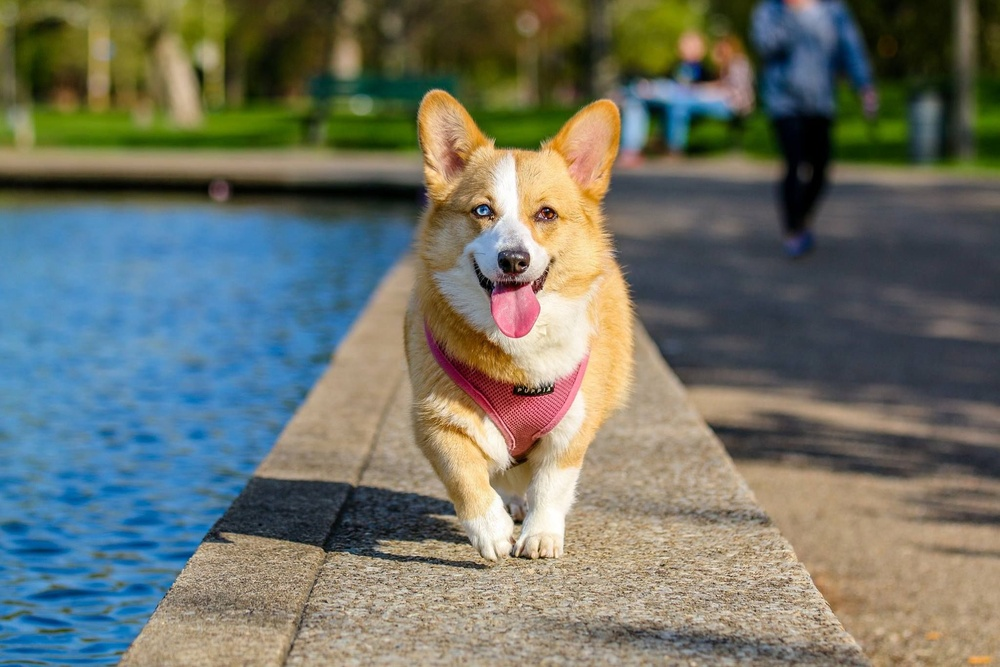
#> input picture T1/images/dog.jpg, 1000 x 667 px, shrunk from 2048 x 1365 before the run, found by its file name
$ python control_points.py
#> lines starting #> are read from the running program, lines starting #| are printed output that depends on the picture
### T1/Parte_1/color_saturation.py
import numpy as np
from skimage import color

def ColorSaturation(img_rgb, control_points, mode='HSV'):
    mode = mode.strip().upper()

    if mode not in ['HSV', 'LCH']:
        ValueError("Modo no soportado. Usa 'HSV' o 'LCH'.")

    if img_rgb.shape[-1] == 4:
        img_rgb = img_rgb[:, :, :3]

    if img_rgb.dtype == np.uint8:
        img_float = img_rgb.astype(float) / 255.0
    else:
        img_float = img_rgb.copy()

    c_pts = sorted(control_points, key=lambda x: x[0])
    h_pts = np.array([p[0] for p in c_pts])
    m_pts = np.array([p[1] for p in c_pts])

    if mode == 'HSV':
        img_transformed = color.rgb2hsv(img_float)
        H = img_transformed[:, :, 0]
        S = img_transformed[:, :, 1]
        max_h = 1.0

    elif mode == 'LCH':
        img_lab = color.rgb2lab(img_float)
        img_transformed = color.lab2lch(img_lab)
        H = img_transformed[:, :, 2]
        S = img_transformed[:, :, 1] # croma
        max_h = 2 * np.pi


    h_pts_padded = np.concatenate(([h_pts[-1] - max_h], h_pts, [h_pts[0] + max_h]))
    m_pts_padded = np.concatenate(([m_pts[-1]], m_pts, [m_pts[0]]))


    M_map = np.interp(H, h_pts_padded, m_pts_padded)

    new_S = S * M_map

    if mode == 'HSV':
        img_transformed[:, :, 1] = np.clip(new_S, 0.0, 1.0)
        img_out = color.hsv2rgb(img_transformed)
    elif mode == 'LCH':

        img_transformed[:, :, 1] = np.clip(new_S, 0.0, None)
        img_lab_out = color.lch2lab(img_transformed)
        img_out = color.lab2rgb(img_lab_out)

    img_out = np.clip(img_out, 0.0, 1.0)
    return (img_out * 255).astype(np.uint8)

### T1/Parte_1/control_points.py
import matplotlib.pyplot as plt
from skimage import io
from color_saturation import ColorSaturation

#prueba

img_dog =  io.imread('./images/dog.jpg')
#> img_dog is the input picture: shape (667, 1000, 3); mean R, G, B 110.4, 114.6, 103.8
img_desierto =  io.imread('./images/desierto.webp')
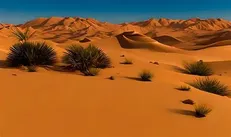
#> input picture T1/images/desierto.webp, 231 x 137 px, shrunk from 474 x 280 before the run, found by its file name
#> img_desierto is the input picture: shape (137, 231, 3); mean R, G, B 148.8, 92.4, 42.3

pts_aumentar = [
    (0.0, 2.5), (0.1, 2.5),
    (0.25, 1.0), (0.8, 1.0),
    (1.0, 2.5)
]

pts_atenuar = [
    (0.0, 1.0), (0.2, 1.0),
    (0.4, 0.0), (0.7, 0.0),
    (0.9, 1.0)
]


pts_mixto = [
    (0.0, 2.0),
    (0.3, 0.2), (0.7, 0.2),
    (1.0, 2.0)
]

aumentar = ColorSaturation(img_dog, pts_aumentar, mode='HSV')
#> in ColorSaturation, `img_transformed = color.rgb2hsv(img_float)`: img_transformed: shape (667, 1000, 3) float64; mean of channels 0, 1, 2 0.307, 0.426, 0.532
#> in ColorSaturation, `img_transformed[:, :, 1] = np.clip(new_S, 0.0, 1.0)`: img_transformed: shape (667, 1000, 3) float64; mean of channels 0, 1, 2 0.307, 0.627, 0.532
atenuar = ColorSaturation(img_dog, pts_atenuar, mode='HSV')
#> in ColorSaturation (call 2), `img_transformed[:, :, 1] = np.clip(new_S, 0.0, 1.0)`: img_transformed: shape (667, 1000, 3) float64; mean of channels 0, 1, 2 0.307, 0.254, 0.532
mixto = ColorSaturation(img_dog, pts_mixto, mode='HSV')
#> in ColorSaturation (call 3), `img_transformed[:, :, 1] = np.clip(new_S, 0.0, 1.0)`: img_transformed: shape (667, 1000, 3) float64; mean of channels 0, 1, 2 0.307, 0.333, 0.532

aumentar_2 = ColorSaturation(img_desierto, pts_aumentar, mode='HSV')
#> call 4 of ColorSaturation, with mode = 'HSV'
#> in ColorSaturation (call 4), `img_transformed = color.rgb2hsv(img_float)`: img_transformed: shape (137, 231, 3) float64; mean of channels 0, 1, 2 0.143, 0.832, 0.644
#> in ColorSaturation (call 4), `H = img_transformed[:, :, 0]`:
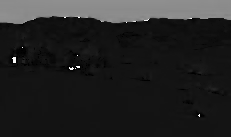
#> H: shape (137, 231) float64; min 0, max 0.995, mean 0.143
#> in ColorSaturation (call 4), `S = img_transformed[:, :, 1]`:
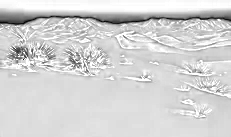
#> S: shape (137, 231) float64; min 0, max 1, mean 0.832
#> in ColorSaturation (call 4), `M_map = np.interp(H, h_pts_padded, m_pts_padded)`:
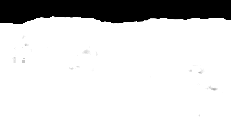
#> M_map: shape (137, 231) float64; min 1, max 2.5, mean 2.28; drawn with min black and max white
#> in ColorSaturation (call 4), `img_transformed[:, :, 1] = np.clip(new_S, 0.0, 1.0)`: img_transformed: shape (137, 231, 3) float64; mean of channels 0, 1, 2 0.143, 0.968, 0.644
atenuar_2 = ColorSaturation(img_desierto, pts_atenuar, mode='HSV')
#> in ColorSaturation (call 5), `img_transformed[:, :, 1] = np.clip(new_S, 0.0, 1.0)`: img_transformed: shape (137, 231, 3) float64; mean of channels 0, 1, 2 0.143, 0.718, 0.644
mixto_2 = ColorSaturation(img_desierto, pts_mixto, mode='HSV')
#> in ColorSaturation (call 6), `M_map = np.interp(H, h_pts_padded, m_pts_padded)`:
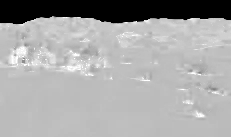
#> M_map: shape (137, 231) float64; min 0.2, max 2, mean 1.37; drawn with min black and max white
#> in ColorSaturation (call 6), `new_S = S * M_map`:
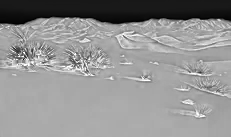
#> new_S: shape (137, 231) float64; min 0, max 2, mean 1.14; drawn with min black and max white
#> in ColorSaturation (call 6), `img_transformed[:, :, 1] = np.clip(new_S, 0.0, 1.0)`: img_transformed: shape (137, 231, 3) float64; mean of channels 0, 1, 2 0.143, 0.872, 0.644
#> in ColorSaturation (call 6), `img_out = color.hsv2rgb(img_transformed)`:
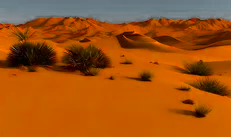
#> img_out: shape (137, 231, 3) float64; mean R, G, B 0.632, 0.328, 0.0781

fig, axes = plt.subplots(4, 4, figsize=(100, 30))

# Perro
axes[0, 0].imshow(img_dog)
axes[0, 0].set_title("Original")

axes[0, 1].imshow(aumentar)
axes[0, 1].set_title("A: Resaltar Rojos")

axes[0, 2].imshow(atenuar)
axes[0, 2].set_title("B: Atenuar Azules/Verdes")

axes[0, 3].imshow(mixto)
axes[0, 3].set_title("C: Mixto (Rojos +, Azules -)")

# Desierto

axes[1, 0].imshow(img_dog)
axes[1, 0].set_title("Original")

axes[1, 1].imshow(aumentar_2)
axes[1, 1].set_title("A: Resaltar Rojos")

axes[1, 2].imshow(atenuar_2)
axes[1, 2].set_title("B: Atenuar Azules/Verdes")

axes[1, 3].imshow(mixto_2)
axes[1, 3].set_title("C: Mixto (Rojos +, Azules -)")

for ax in axes.flatten():
    ax.axis('off')

plt.tight_layout(pad=4)
plt.show()
